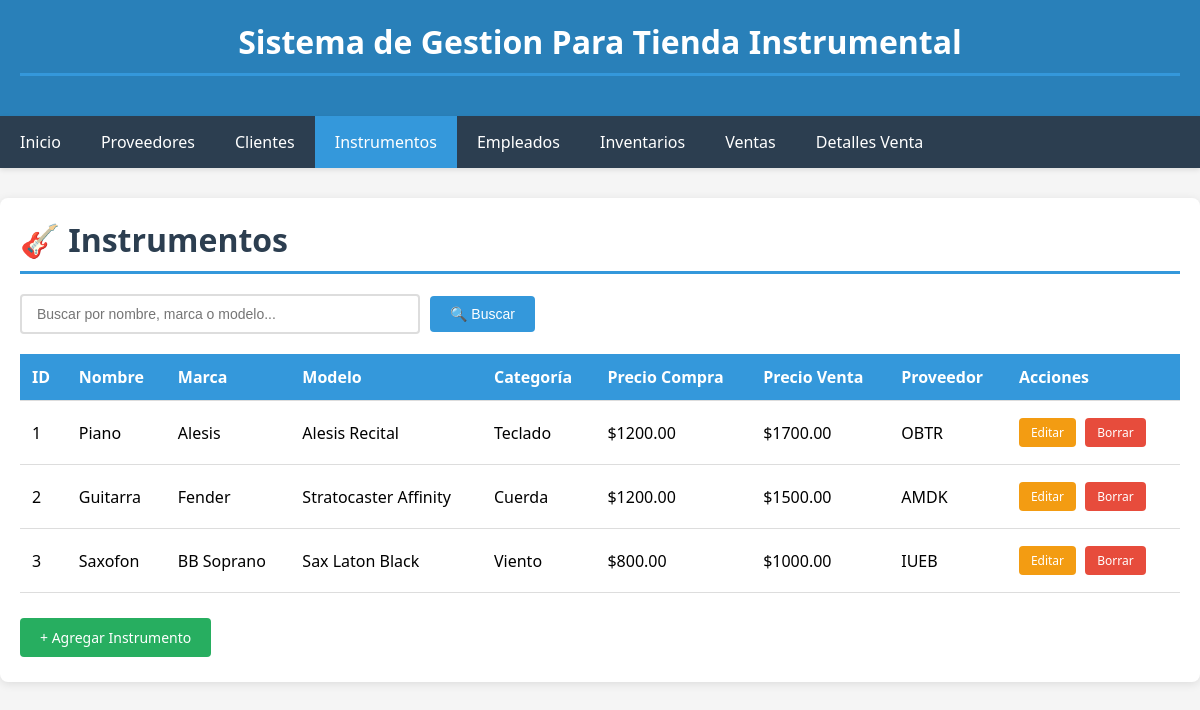
The app's page /instrumentos/ with its own data.
### app_instrumental/models.py (models this page shows, shortened)
class Instrumento(models.Model):
    CATEGORIAS = [
        ('CUERDA', 'Cuerda'),
        ('VIENTO', 'Viento'),
        ('PERCUSION', 'Percusión'),
        ('TECLADO', 'Teclado'),
        ('ELECTRONICO', 'Electrónico'),
        ('OTRO', 'Otro'),
    ]
    id_instrumento = models.AutoField(primary_key=True)
    nombre = models.CharField(max_length=200, verbose_name="Nombre")
    marca = models.CharField(max_length=100, verbose_name="Marca")
    modelo = models.CharField(max_length=100, verbose_name="Modelo")
    categoria = models.CharField(max_length=20, choices=CATEGORIAS, default='OTRO', verbose_name="Categoría")
    precio_compra = models.DecimalField(max_digits=10, decimal_places=2, verbose_name="Precio de Compra")
    precio_venta = models.DecimalField(max_digits=10, decimal_places=2, verbose_name="Precio de Venta")
    id_proveedor = models.ForeignKey(Proveedor, on_delete=models.SET_NULL, null=True, related_name='instrumentos', verbose_name="Proveedor")
    class Meta:
        verbose_name_plural = "Instrumentos"

class Proveedor(models.Model):
    nombre_empresa = models.CharField(max_length=200, verbose_name="Nombre de Empresa")
    telefono = models.CharField(max_length=20, verbose_name="Teléfono")
    email = models.EmailField(max_length=100, verbose_name="Email")
    rfc = models.CharField(max_length=100, verbose_name="RFC")
    direccion = models.TextField(blank=True, verbose_name="Dirección")
    ciudad = models.CharField(max_length=100, blank=True, verbose_name="Ciudad")
    activo = models.BooleanField(default=True, verbose_name="Activo")
    class Meta:
        verbose_name_plural = "Proveedores"

### app_instrumental/views.py (the view)
# urls.py: path('instrumentos/', views.instrumentos_list, name='instrumentos_list'),
def instrumentos_list(request):
    query = request.GET.get('q', '')
    if query:
        instrumentos = Instrumento.objects.filter(
            nombre__icontains=query
        ) | Instrumento.objects.filter(
            marca__icontains=query
        ) | Instrumento.objects.filter(
            modelo__icontains=query
        )
    else:
        instrumentos = Instrumento.objects.all()
    return render(request, 'app_instrumental/instrumentos_list.html', {
        'instrumentos': instrumentos,
        'query': query
    })

### app_instrumental/templates/app_instrumental/instrumentos_list.html (shortened to what this page needs)
{% extends 'app_instrumental/base.html' %}
{% block content %}
<h1>🎸 Instrumentos</h1>
<form method="get" class="search-container">
    <input type="text" name="q" placeholder="Buscar por nombre, marca o modelo..." value="{{ query }}" autofocus>
    <button type="submit">🔍 Buscar</button>
</form>
<table>
    <thead>
        <tr>
            <th>ID</th>
            <th>Nombre</th>
            <th>Marca</th>
            <th>Modelo</th>
            <th>Categoría</th>
            <th>Precio Compra</th>
            <th>Precio Venta</th>
            <th>Proveedor</th>
            <th>Acciones</th>
        </tr>
    </thead>
    <tbody>
        {% for instrumento in instrumentos %}
        <tr>
            <td>{{ instrumento.id_instrumento }}</td>
            <td>{{ instrumento.nombre }}</td>
            <td>{{ instrumento.marca }}</td>
            <td>{{ instrumento.modelo }}</td>
            <td>{{ instrumento.get_categoria_display }}</td>
            <td>${{ instrumento.precio_compra }}</td>
            <td>${{ instrumento.precio_venta }}</td>
            <td>{{ instrumento.id_proveedor.nombre_empresa|default:"Sin proveedor" }}</td>
            <td>
                <a href="{% url 'instrumento_edit' instrumento.id_instrumento %}" class="btn btn-warning btn-sm">Editar</a>
                <a href="{% url 'instrumento_delete' instrumento.id_instrumento %}" class="btn btn-danger btn-sm" onclick="return confirm('¿Estás seguro de eliminar este instrumento?')">Borrar</a>
            </td>
        </tr>
        {% endfor %}
    </tbody>
</table>
<div style="margin-top: 20px;">
    <a href="{% url 'instrumento_create' %}" class="btn btn-success">+ Agregar Instrumento</a>
</div>
{% endblock %}

### app_instrumental/templates/app_instrumental/base.html (shortened to what this page needs)
<!DOCTYPE html>
<html lang="es">
<head>
</head>
<body>
    <header>
        <h1>Sistema de Gestion Para Tienda Instrumental</h1>
    </header>
    <nav class="navbar">
        <ul>
            <li><a href="{% url 'home' %}" class="{% if request.resolver_match.url_name == 'home' %}active{% endif %}">Inicio</a></li>
            <li><a href="{% url 'proveedores_list' %}" class="{% if 'proveedores' in request.path %}active{% endif %}">Proveedores</a></li>
            <li><a href="{% url 'clientes_list' %}" class="{% if 'clientes' in request.path %}active{% endif %}">Clientes</a></li>
            <li><a href="{% url 'instrumentos_list' %}" class="{% if 'instrumentos' in request.path %}active{% endif %}">Instrumentos</a></li>
            <li><a href="{% url 'empleados_list' %}" class="{% if 'empleados' in request.path %}active{% endif %}">Empleados</a></li>
            <li><a href="{% url 'inventarios_list' %}" class="{% if 'inventarios' in request.path %}active{% endif %}">Inventarios</a></li>
            <li><a href="{% url 'ventas_list' %}" class="{% if 'ventas' in request.path and 'detalles' not in request.path %}active{% endif %}">Ventas</a></li>
            <li><a href="{% url 'detalles_venta_list' %}" class="{% if 'detalles-venta' in request.path %}active{% endif %}">Detalles Venta</a></li>
        </ul>
    </nav>
    <div class="container">
        {% block content %}
        {% endblock %}
    </div>
</body>
</html>

### app_instrumental/templates/app_instrumental/base.html (style rules this page uses)
* { margin: 0; padding: 0; box-sizing: border-box; }
body { font-family: 'Segoe UI', Tahoma, Geneva, Verdana, sans-serif; background-color: #f5f5f5; }
.navbar { background-color: #2c3e50; padding: 0; box-shadow: 0 2px 5px rgba(0,0,0,0.1); }
.navbar ul { list-style-type: none; display: flex; flex-wrap: wrap; }
.navbar li { position: relative; }
.navbar a { display: block; color: white; text-decoration: none; padding: 15px 20px; transition: background-color 0.3s; }
.navbar .active { background-color: #3498db; }
.container { max-width: 1400px; margin: 30px auto; padding: 20px; background-color: white; border-radius: 8px; box-shadow: 0 2px 10px rgba(0,0,0,0.1); }
table { width: 100%; border-collapse: collapse; margin-top: 20px; }
th, td { padding: 12px; text-align: left; border-bottom: 1px solid #ddd; }
th { background-color: #3498db; color: white; font-weight: 600; }
.btn { display: inline-block; padding: 10px 20px; text-decoration: none; border-radius: 4px; cursor: pointer; border: none; font-size: 14px; transition: background-color 0.3s; margin: 5px 5px 5px 0; }
.btn-success { background-color: #27ae60; color: white; }
.btn-warning { background-color: #f39c12; color: white; }
.btn-danger { background-color: #e74c3c; color: white; }
.btn-sm { padding: 6px 12px; font-size: 12px; }
input[type="text"], input[type="email"], input[type="number"], select, textarea { width: 100%; padding: 10px; border: 1px solid #ddd; border-radius: 4px; font-size: 14px; }
h1 { color: #2c3e50; margin-bottom: 20px; padding-bottom: 10px; border-bottom: 3px solid #3498db; }
.search-container { margin-bottom: 20px; display: flex; gap: 10px; align-items: center; }
.search-container input[type="text"] { flex: 1; max-width: 400px; padding: 10px 15px; border: 2px solid #ddd; border-radius: 4px; font-size: 14px; transition: border-color 0.3s; }
.search-container button { padding: 10px 20px; background-color: #3498db; color: white; border: none; border-radius: 4px; cursor: pointer; font-size: 14px; transition: background-color 0.3s; }
header { margin: 0; padding: 20px; text-align: center; background-color: #2980b9; }
header h1 { color: white; }

### records on screen
Instrumento: id_instrumento "1", nombre "Piano", marca "Alesis", modelo "Alesis Recital", categoria "Teclado", precio_compra "1200.00", precio_venta "1700.00", id_proveedor.nombre_empresa "OBTR"
Instrumento: id_instrumento "2", nombre "Guitarra", marca "Fender", modelo "Stratocaster Affinity", categoria "Cuerda", precio_compra "1200.00", precio_venta "1500.00", id_proveedor.nombre_empresa "AMDK"
Instrumento: id_instrumento "3", nombre "Saxofon", marca "BB Soprano", modelo "Sax Laton Black", categoria "Viento", precio_compra "800.00", precio_venta "1000.00", id_proveedor.nombre_empresa "IUEB"
